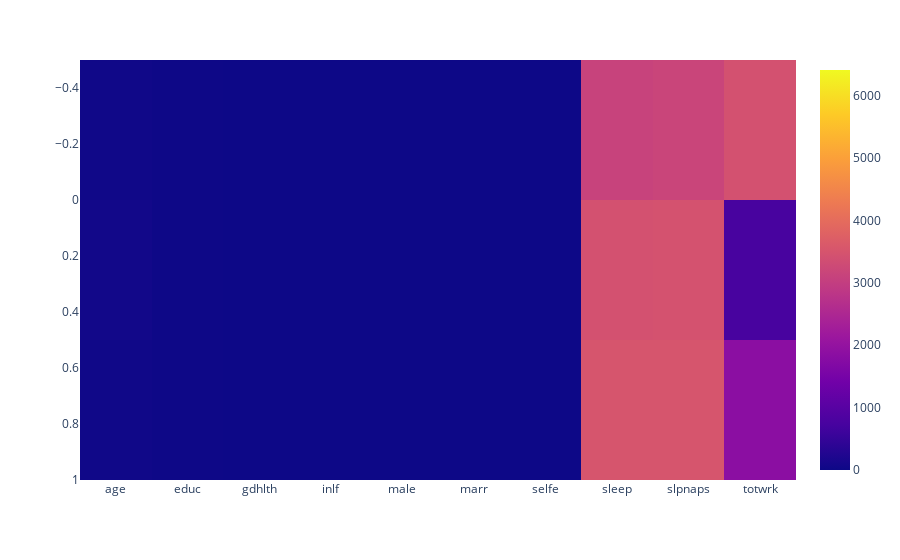

Notebook code for this chart:
### Code cell
##heatmap 1
fig = px.imshow(df)
fig = px.imshow(df, x=df.columns, y= y)
fig.show()

### Figure 1 — Plotly figure (JSON) as saved in the notebook; plotly's stock layout.template omitted (floating-point values rounded to 4 significant figures; data arrays with more than 128 entries replaced by an {"elided": "..."} marker saying what was removed)
{"data": [{"coloraxis": "coloraxis", "hovertemplate": "x: %{x}<br>y: %{y}<br>color: %{z}<extra></extra>", "name": "0", "type": "heatmap", "x": ["age", "educ", "gdhlth", "inlf", "male", "marr", "selfe", "sleep", "slpnaps", "totwrk"], "xaxis": "x", "y": {"elided": "706 int values"}, "yaxis": "y", "z": {"elided": "706x10 int values"}}], "layout": {"coloraxis": {"colorscale": [[0, "#0d0887"], [0.1111, "#46039f"], [0.2222, "#7201a8"], [0.3333, "#9c179e"], [0.4444, "#bd3786"], [0.5556, "#d8576b"], [0.6667, "#ed7953"], [0.7778, "#fb9f3a"], [0.8889, "#fdca26"], [1, "#f0f921"]]}, "margin": {"t": 60}, "xaxis": {"anchor": "y", "constrain": "domain", "domain": [0, 1], "scaleanchor": "y"}, "yaxis": {"anchor": "x", "autorange": "reversed", "constrain": "domain", "domain": [0, 1]}}}
